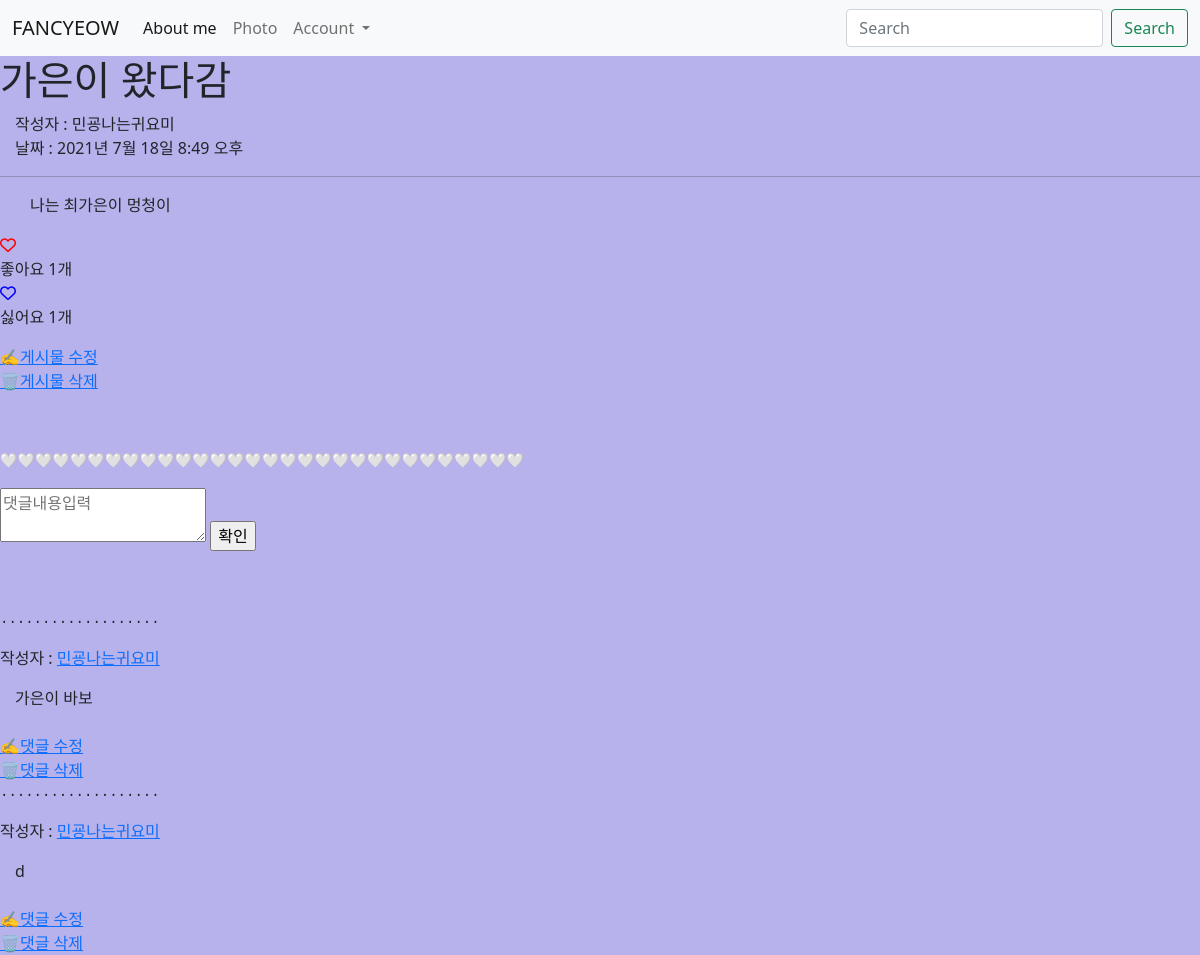
Page /3 on the committed database.
### main/models.py (models this page shows, shortened)
class Post(models.Model):
    id = models.AutoField(primary_key=True)
    title = models.CharField(max_length=200)
    writer = models.ForeignKey(User, on_delete = models.CASCADE)
    pub_date = models.DateTimeField()
    body = models.TextField()
    image = models.ImageField(upload_to="post/", blank=True, null=True)
    like_user_set = models.ManyToManyField(User, blank=True, related_name='likes_user_set',through='Like')
    dislike_user_set = models.ManyToManyField(User, blank=True, related_name='dislikes_user_set',through='Dislike')
    @property
    def like_count(self):
        return self.like_user_set.count()
    @property
    def dislike_count(self):
        return self.dislike_user_set.count()

class Comment(models.Model):
	content = models.TextField()
	writer = models.ForeignKey(User, on_delete=models.CASCADE)
	post = models.ForeignKey(Post, on_delete=models.CASCADE, related_name='comments')
	created_at = models.DateTimeField(auto_now_add = True)
	updated_at = models.DateTimeField(auto_now = True)

### main/views.py (the view)
# urls.py: path('<int:id>', detail, name="detail"),
def detail(request, id):
    post = get_object_or_404(Post, pk = id)
    all_comments = post.comments.all().order_by('-created_at')
    return render(request, 'main/detail.html', {'post':post, 'comments':all_comments})

### main/templates/main/detail.html (shortened to what this page needs)
{% extends 'base.html' %}
{% load static %}
{% block content %}
<head>
</head>
<h1>{{post.title}} </h1>
<div style=" text-indent: 15px;">
  {% if post.writer %}
    {% if 'user' in post.writer.username %}
    작성자 : <a href="{% url 'users:mypage' post.writer.id %}"></a>{{ post.writer.last_name }} {{ post.writer.first_name }}
    {% else %}
    작성자 : <a href="{% url 'users:mypage' post.writer.id %}"></a>{{ post.writer }}
    {% endif %}
    {% else %}
    작성자 : 알 수 없음
  {% endif %}
</div>
<div style=" text-indent: 15px;">
  날짜 : {{post.pub_date}}
</div>
<hr/>
<p style=" text-indent: 30px;">{{post.body}}</p>
<div class="heart">
	<span href="#" class="like" name ="{{post.id}}" value="Like">
		{% if user in post.like_user_set.all %}
			<div class="alt-service-icon">
				<i class="fas fa-heart" id ="like-icon" style="color:red;"></i>
			</div>
		{% else %}
			<div class="alt-service-icon">
				<i class="far fa-heart" id ="like-icon" style="color:red;"></i>
			</div>
		{% endif %}
		<span id="count-{{ post.id }}" class="alt-services-title font-alt">
			좋아요
			{% if post.like_count == 0 %}
				0개
			{% else %}
				{{ post.like_count }}개
			{% endif %}
		</span>
	</span>
	</div>
	<div class="unlike1">
		<span href="#" class="dislike" name ="{{post.id}}" value="Disike">
				{% if user in post.dislike_user_set.all %}
					<div class="alt-icon">
						<i class="fas fa-heart" id ="dislike-icon" style="color:blue;"></i>
					</div>
				{% else %}
					<div class="alt-icon">
						<i class="far fa-heart" id ="dislike-icon" style="color:blue;"></i>
					</div>
				{% endif %}
				<span id="count1-{{ post.id }}" class="services-title font-alt">
					싫어요
					{% if post.dislike_count == 0 %}
						0개
					{% else %}
						{{ post.dislike_count }}개
					{% endif %}
				</span>
			</span>
	</div>
<a href="{%url 'main:edit' post.id %}">✍게시물 수정</a><br>
<a href="{%url 'main:delete' post.id %}">🗑게시물 삭제</a>
<pre>
</pre>
<pre>🤍🤍🤍🤍🤍🤍🤍🤍🤍🤍🤍🤍🤍🤍🤍🤍🤍🤍🤍🤍🤍🤍🤍🤍🤍🤍🤍🤍🤍🤍</pre>
<div>
	<form action="{%url 'main:create_comment' post.id%}" method="POST">
		<textarea name="content" placeholder="댓글내용입력"></textarea>
		<input type="submit" value="확인">
	</form>
</div>
<pre>
</pre>
<div>
{% for comment in comments %}
<pre>...................</pre>
    <div>
        <p>{% if post.writer %}
            {% if 'user' in post.writer.username %}
            작성자 : <a href="{% url 'users:mypage' comment.writer.id %}">{{ post.writer.last_name }}{{ post.writer.first_name }}</a>
            {% else %}
            작성자 : <a href="{% url 'users:mypage' comment.writer.id %}">{{ post.writer }}</a>
            {% endif %}
            {% else %}
            작성자 : 알 수 없음
            {% endif %}
        </p>
        <div style=" text-indent: 15px;">
          {{comment.content}}
        </div>
        <br><a href="{% url 'main:update_comment' comment.id %}">✍댓글 수정</a>
        <br><a href="{% url 'main:delete_comment' comment.id %}">🗑댓글 삭제 </a>
    </div>
{%endfor%}
</div>
{% endblock %}

### main/templates/main/detail.html (style rules this page uses)
body { background-color: #b8b2ec; }

### rows in the picture
Post: title "가은이 왔다감", writer "민굥나는귀요미", pub_date "2021년 7월 18일 8:49 오후", body "나는 최가은이 멍청이", like_count "1", dislike_count "1"
Comment: content "가은이 바보"
Comment: content "d"
